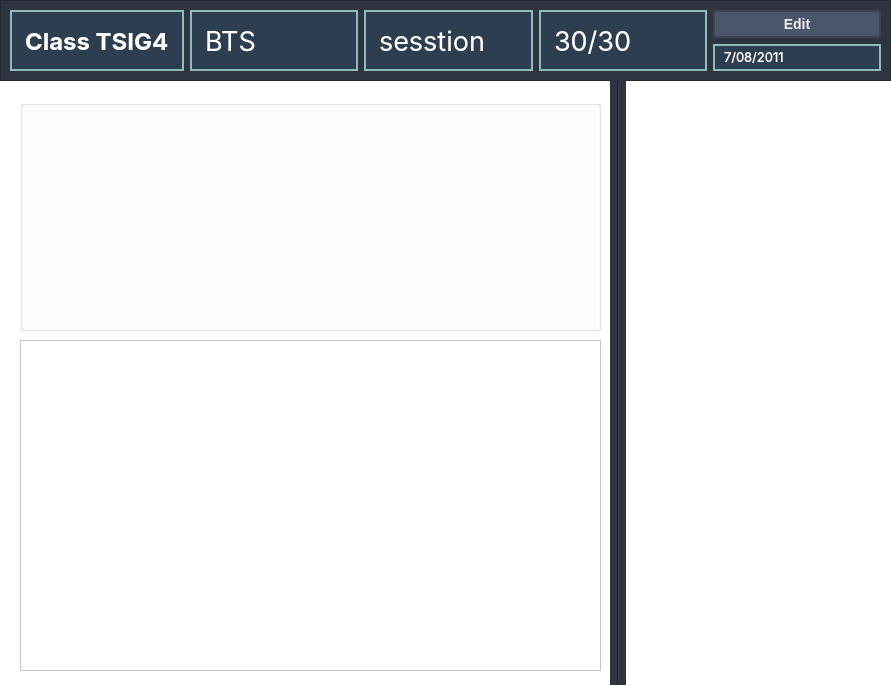
<?xml version="1.0" encoding="UTF-8"?>
<ui version="4.0">
 <class>AddClassDialog</class>
 <widget class="QDialog" name="AddClassDialog">
  <property name="geometry">
   <rect>
    <x>0</x>
    <y>0</y>
    <width>891</width>
    <height>685</height>
   </rect>
  </property>
  <property name="windowTitle">
   <string>Dialog</string>
  </property>
  <property name="styleSheet">
   <string notr="true">color: rgb(0, 0, 0);
background-color: rgb(255, 255, 255);</string>
  </property>
  <widget class="QGroupBox" name="groupBox">
   <property name="geometry">
    <rect>
     <x>20</x>
     <y>100</y>
     <width>581</width>
     <height>231</height>
    </rect>
   </property>
   <property name="title">
    <string/>
   </property>
  </widget>
  <widget class="QTableWidget" name="teachers_table">
   <property name="geometry">
    <rect>
     <x>20</x>
     <y>340</y>
     <width>581</width>
     <height>331</height>
    </rect>
   </property>
   <property name="styleSheet">
    <string notr="true">
            QTableWidget {
                background-color: #2e3440;
                gridline-color: #2e3440;
       		alternate-background-color: #2e3440;
            }

            QHeaderView::section {
                background-color: #2e3440;
                padding: 10px;
					padding-left: 5px;
                border: none;
                font-weight: bold;
                color: #2e3440;
            }


    QTableView::item {
        border-bottom: 1px solid #E5E7EB;
        border-right: none;
    }

/*
        QTableWidget::item {
            selection-background-color: transparent;
            selection-color: black;  */






    QComboBox {
        border: 1px solid #ccc; /* Light border */
        border-radius: 5px; /* Rounded corners */
        background: #fff; /* White background */
        padding: 0px 5px; /* Adjust padding for text */
        font-size: 14px; /* Adjust font size */
        color: #333; /* Text color */



    }

    QComboBox::drop-down {
        border: none; /* No border for the drop-down button */
        background: transparent; /* Transparent background for drop-down */
        width: 20px; /* Adjust drop-down button width */
    }

    QComboBox::down-arrow {
        width: 10px; /* Default arrow width */
        height: 10px; /* Default arrow height */
    }

    QComboBox QAbstractItemView {
        border: 1px solid #ccc; /* Border around dropdown list */
        background-color: #f5f5f5; /* Light gray background for dropdown */
        color: #333; /* Text color in dropdown */
        selection-background-color: #0078d7; /* Highlight color */
        selection-color: white; /* Highlighted text color */
    }

    QComboBox QAbstractItemView::item {
        padding: 5px; /* Padding for dropdown items */
    }

    QComboBox QAbstractItemView::item:hover {
        background-color: #e0e0e0; /* Slightly darker gray on hover */
        color: #000; /* Black text on hover */
    }




























































            QTableWidget {
                background-color: white;
                gridline-color: #E5E7EB;
       		alternate-background-color: #F9FAFB;
            }

            QHeaderView::section {
                background-color: #F3F4F6;
                padding: 10px;
					padding-left: 5px;
                border: none;
                font-weight: bold;
                color: #374151;
            }


    QTableView::item {
        border-bottom: 1px solid #E5E7EB;
        border-right: none;
    }

/*
        QTableWidget::item {
            selection-background-color: transparent;
            selection-color: black;  */






    QComboBox {
        border: 1px solid #ccc; /* Light border */
        border-radius: 5px; /* Rounded corners */
        background: #fff; /* White background */
        padding: 0px 5px; /* Adjust padding for text */
        font-size: 14px; /* Adjust font size */
        color: #333; /* Text color */



    }

    QComboBox::drop-down {
        border: none; /* No border for the drop-down button */
        background: transparent; /* Transparent background for drop-down */
        width: 20px; /* Adjust drop-down button width */
    }

    QComboBox::down-arrow {
        width: 10px; /* Default arrow width */
        height: 10px; /* Default arrow height */
    }

    QComboBox QAbstractItemView {
        border: 1px solid #ccc; /* Border around dropdown list */
        background-color: #f5f5f5; /* Light gray background for dropdown */
        color: #333; /* Text color in dropdown */
        selection-background-color: #0078d7; /* Highlight color */
        selection-color: white; /* Highlighted text color */
    }

    QComboBox QAbstractItemView::item {
        padding: 5px; /* Padding for dropdown items */
    }

    QComboBox QAbstractItemView::item:hover {
        background-color: #e0e0e0; /* Slightly darker gray on hover */
        color: #000; /* Black text on hover */
    }



























































</string>
   </property>
  </widget>
  <widget class="QTableWidget" name="students_table">
   <property name="geometry">
    <rect>
     <x>640</x>
     <y>100</y>
     <width>241</width>
     <height>571</height>
    </rect>
   </property>
   <property name="styleSheet">
    <string notr="true">            QTableWidget {
                background-color: white;
                gridline-color: #E5E7EB;
                border: none;
       		alternate-background-color: #F9FAFB;
				        font-size: 16px;  /* Set font size */
            }

            QHeaderView::section {
                background-color: #F3F4F6;
                padding: 10px;
					padding-left: 5px;
                border: none;
                font-weight: bold;
                color: #374151;
            }


    QTableView::item {
        border-bottom: 1px solid #E5E7EB;
        border-right: none;
    }

/*
        QTableWidget::item {
            selection-background-color: transparent;
            selection-color: black;  */
</string>
   </property>
  </widget>
  <widget class="QFrame" name="frame">
   <property name="geometry">
    <rect>
     <x>0</x>
     <y>0</y>
     <width>891</width>
     <height>81</height>
    </rect>
   </property>
   <property name="styleSheet">
    <string notr="true">    background-color:#2e3440
</string>
   </property>
   <property name="frameShape">
    <enum>QFrame::Shape::StyledPanel</enum>
   </property>
   <property name="frameShadow">
    <enum>QFrame::Shadow::Raised</enum>
   </property>
   <layout class="QGridLayout" name="gridLayout">
    <item row="0" column="0">
     <widget class="QLabel" name="class_name">
      <property name="font">
       <font>
        <family>Inter</family>
        <pointsize>18</pointsize>
        <bold>true</bold>
       </font>
      </property>
      <property name="styleSheet">
       <string notr="true">QLabel {
    color: white;
    background-color: #2c3e50;  /* Dark background */
    padding: 6px;
    text-align: center;
    border: 2px solid #8fbcbb;  /* Teal border */
}
</string>
      </property>
      <property name="text">
       <string>Class TSIG4</string>
      </property>
     </widget>
    </item>
    <item row="0" column="1">
     <widget class="QLabel" name="grade">
      <property name="font">
       <font>
        <family>Inter</family>
        <pointsize>20</pointsize>
       </font>
      </property>
      <property name="styleSheet">
       <string notr="true">QLabel {
    color: white;
    background-color: #2c3e50;  /* Dark background */
    padding: 6px;
    text-align: center;
    border: 2px solid #8fbcbb;  /* Teal border */
}
</string>
      </property>
      <property name="text">
       <string>BTS</string>
      </property>
     </widget>
    </item>
    <item row="0" column="2">
     <widget class="QLabel" name="sesstion">
      <property name="font">
       <font>
        <family>Inter</family>
        <pointsize>20</pointsize>
       </font>
      </property>
      <property name="styleSheet">
       <string notr="true">QLabel {
    color: white;
    background-color: #2c3e50;  /* Dark background */
    padding: 6px;
    text-align: center;
    border: 2px solid #8fbcbb;  /* Teal border */
}</string>
      </property>
      <property name="text">
       <string>sesstion</string>
      </property>
     </widget>
    </item>
    <item row="0" column="3">
     <widget class="QLabel" name="max_stud">
      <property name="font">
       <font>
        <family>Inter</family>
        <pointsize>20</pointsize>
       </font>
      </property>
      <property name="styleSheet">
       <string notr="true">QLabel {
    color: white;
    background-color: #2c3e50;  /* Dark background */
    padding: 6px;
    text-align: center;
    border: 2px solid #8fbcbb;  /* Teal border */
}</string>
      </property>
      <property name="text">
       <string>30/30</string>
      </property>
     </widget>
    </item>
    <item row="0" column="4">
     <layout class="QVBoxLayout" name="verticalLayout">
      <item>
       <widget class="QPushButton" name="pushButton">
        <property name="styleSheet">
         <string notr="true">QPushButton {
    color: #ECEFF4;  /* Light text color */
    background-color: #4C566A;  /* Nord dark gray */
    font-size: 14px;
    font-weight: bold;
    padding: 6px 12px;
    border: 2px solid #3B4252;  /* Slightly darker border */
    border-radius: 0px;  /* No rounded corners */
}

QPushButton:hover {
    background-color: #434C5E;  /* Slightly lighter gray */
    border: 2px solid #2E3440;
}

QPushButton:pressed {
    background-color: #2E3440;  /* Darker when clicked */
    border: 2px solid #3B4252;
}
</string>
        </property>
        <property name="text">
         <string>Edit</string>
        </property>
       </widget>
      </item>
      <item>
       <widget class="QLabel" name="creation_date">
        <property name="font">
         <font>
          <family>Inter</family>
          <pointsize>10</pointsize>
         </font>
        </property>
        <property name="styleSheet">
         <string notr="true">QLabel {
    color: white;
    background-color: #2c3e50;  /* Dark background */
    padding: 6px;
    text-align: center;
    border: 2px solid #8fbcbb;  /* Teal border */
}
</string>
        </property>
        <property name="text">
         <string>7/08/2011</string>
        </property>
       </widget>
      </item>
     </layout>
    </item>
   </layout>
  </widget>
  <widget class="Line" name="line">
   <property name="geometry">
    <rect>
     <x>610</x>
     <y>80</y>
     <width>16</width>
     <height>621</height>
    </rect>
   </property>
   <property name="styleSheet">
    <string notr="true">    background-color:#2e3440
</string>
   </property>
   <property name="orientation">
    <enum>Qt::Orientation::Vertical</enum>
   </property>
  </widget>
 </widget>
 <resources/>
 <connections/>
</ui>
